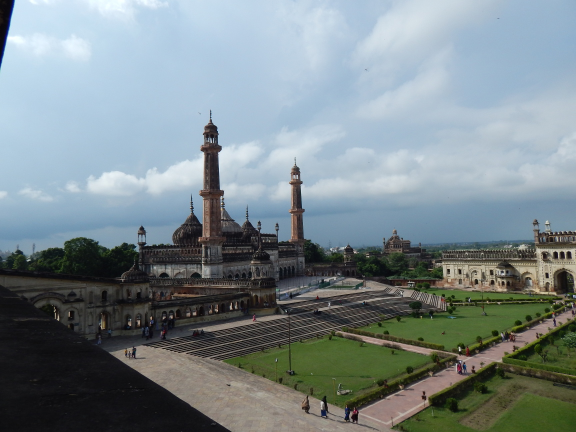
%> input picture A2/Q4/input/monument/1.JPG, 1152 x 864 px (shown at 1/2 size); its folder holds 2 pictures in this run
$ octave myMainScript.m   (GNU Octave 9; MATLAB toolbox functions it lacks are replaced by stand-ins)
%> lines starting %> are read from the running program, lines starting %| are printed output that depends on the picture
### A2/Q4/code/createPanaroma.m
function p_im = createPanaroma(im, base, thresh)
%> called with base = 2, thresh = 0.05
    % Adding 1st image to panaroma
    p_im = im{base};

    % Adding rest images one by one
    n = length(im);
%> n = 2
    for i=1:n
        if i==base
            continue
        end
        [p_pts, i_pts] = featureMatch(p_im, im{i});
        H = ransacHomography(i_pts, p_pts, thresh);
        p_im = stitchImage(im{i},p_im,H);
    end
%> this loop made 1 pass
%> pass 1, in featureMatch, `g1 = rgb2gray(im1);`:
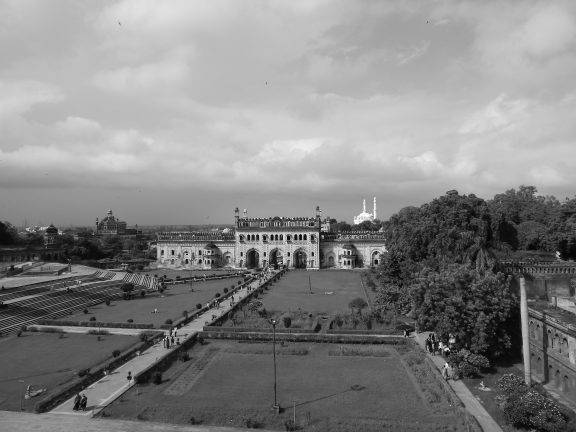
%> g1: size 864x1152 uint8 (shown at 1/2 size); min 0, max 255, mean 132.6
%> pass 1, in featureMatch, `g2 = rgb2gray(im2);`:
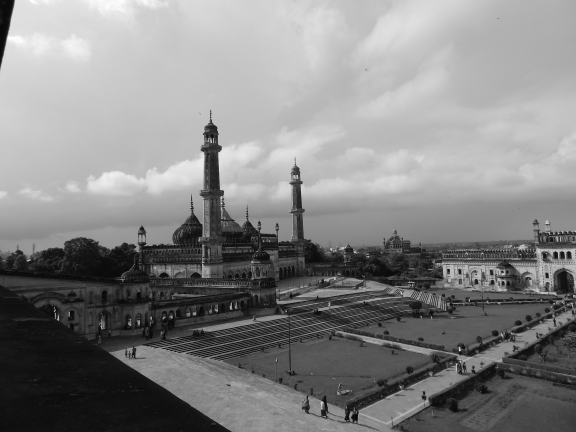
%> g2: size 864x1152 uint8 (shown at 1/2 size); min 0, max 255, mean 132.5
end

### A2/Q4/code/featureMatch.m
function [p1,p2] = featureMatch(im1,im2)
    g1 = rgb2gray(im1);
    g2 = rgb2gray(im2);

%> the run ends on the next line
    pts1 = detectSURFFeatures(g1);
    pts2 = detectSURFFeatures(g2);
    [f1, vpts1] = extractFeatures(g1, pts1);
    [f2, vpts2] = extractFeatures(g2, pts2);

    idxPairs = matchFeatures(f1, f2);
    p1 = vpts1(idxPairs(:,1));
    p2 = vpts2(idxPairs(:,2));

    p1 = p1.Location;
    p2 = p2.Location;
end

### A2/Q4/code/myMainScript.m
rng(0);

%% Monument
% Loading and displaying the images
clear;
base_dir = '../input/monument/';
files = dir(strcat(base_dir,'*.jpg'));
n = length(files);
im = cell(1,n);
for i=1:n
    im{i} = imread(strcat(base_dir, files(i).name));
    figure; imshow(im{i});
    title(strcat('Original image -', string(i)));
end

% Creating Panaroma
tic;
p_im = createPanaroma(im, 2, 0.05);
